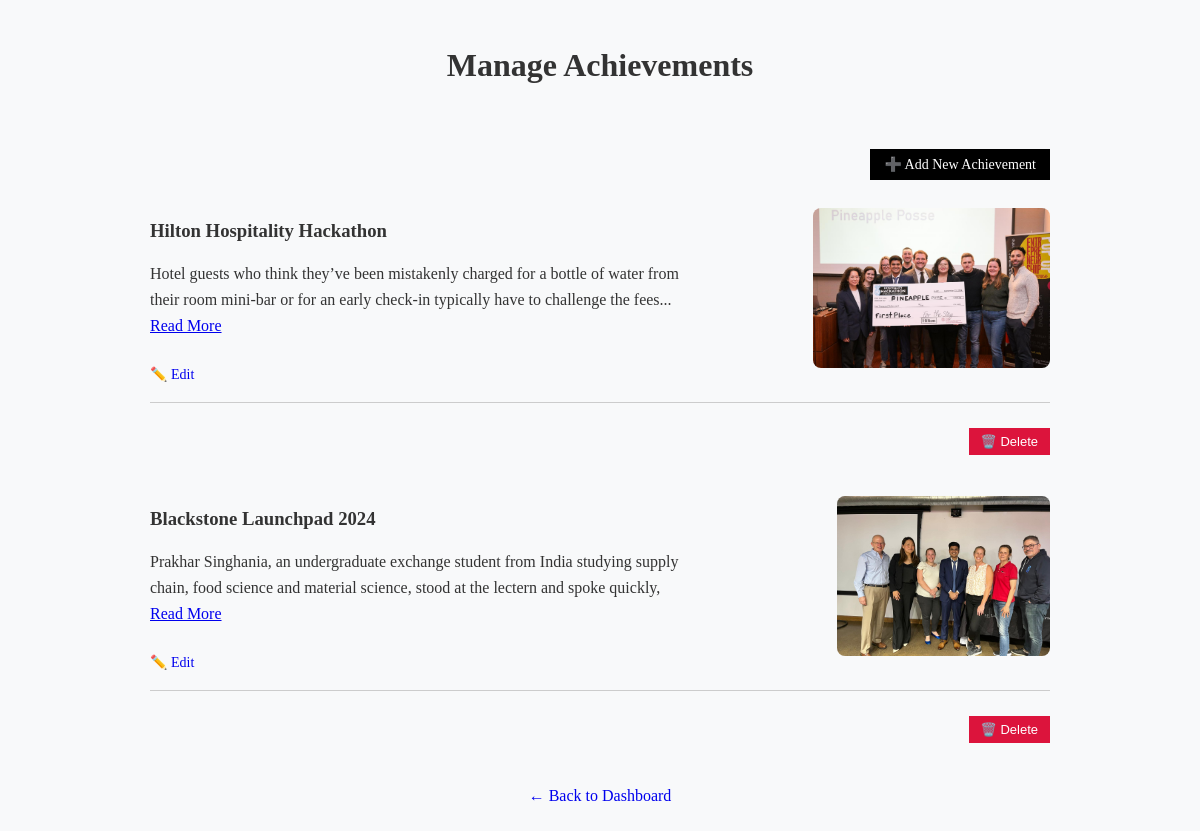
The app's page /admin/achievements (signed in) with its own data.
### tables this page shows
CREATE TABLE achievements (
            id INTEGER PRIMARY KEY AUTOINCREMENT,
            title TEXT NOT NULL,
            summary TEXT NOT NULL,
            link TEXT NOT NULL,
            image_filename TEXT
        );

### app.py (the view)
@app.route("/admin/achievements")
@login_required
def admin_achievements():
    conn = get_db_connection()
    achievements = conn.execute("SELECT * FROM achievements ORDER BY id DESC").fetchall()
    conn.close()
    return render_template("admin_achievements.html", achievements=achievements)

### app.py (called while the page is built)
def get_db_connection():
    conn = sqlite3.connect(DATABASE)
    conn.row_factory = sqlite3.Row
    return conn

def login_required(f):
    @wraps(f)
    def decorated_function(*args, **kwargs):
        if not session.get("admin_logged_in"):
            flash("Admin access required.", "warning")
            return redirect(url_for("admin_login"))
        return f(*args, **kwargs)
    return decorated_function

### templates/admin_achievements.html (shortened to what this page needs)
<!DOCTYPE html>
<html lang="en">
<head>
    <link rel="stylesheet" href="{{ url_for('static', filename='style.css') }}">
</head>
<body>
<header style="text-align: center; margin-top: 40px;">
    <h1 style="font-family: 'Times New Roman', serif;">Manage Achievements</h1>
</header>
<section style="max-width: 900px; margin: 40px auto; font-family: 'Times New Roman', serif;">
    <div style="text-align: right; margin-bottom: 20px;">
        <a href="{{ url_for('new_achievement') }}" style="padding: 8px 14px; background-color: black; color: white; text-decoration: none; font-size: 14px;">➕ Add New Achievement</a>
    </div>
    {% if achievements %}
        {% for ach in achievements %}
            <div style="display: flex; align-items: center; justify-content: space-between; margin-bottom: 25px; border-bottom: 1px solid #ccc; padding-bottom: 15px;">
                <div style="width: 60%;">
                    <h3 style="margin-bottom: 10px;">{{ ach['title'] }}</h3>
                    <p>{{ ach['summary'] }} <a href="{{ ach['link'] }}" target="_blank" class="text-primary">Read More</a></p>
                    <a href="{{ url_for('edit_achievement', id=ach['id']) }}" style="font-size: 14px; text-decoration: none; margin-top: 10px; display: inline-block;">✏️ Edit</a>
                </div>
                <div style="width: 35%; text-align: right;">
                    {% if ach['image_filename'] %}
                        <img src="{{ url_for('static', filename='uploads/' ~ ach['image_filename']) }}" alt="{{ ach['title'] }}" style="max-width: 100%; height: 160px; border-radius: 8px;">
                    {% endif %}
                </div>
            </div>
            <form action="{{ url_for('delete_achievement', id=ach['id']) }}" method="POST" style="text-align: right; margin-bottom: 30px;">
                <button type="submit" style="background-color: crimson; color: white; border: none; padding: 6px 12px; font-size: 13px; cursor: pointer;">🗑️ Delete</button>
            </form>
        {% endfor %}
    {% else %}
        <p>No achievements added yet.</p>
    {% endif %}
    <div style="text-align: center; margin-top: 40px;">
        <a href="{{ url_for('admin_dashboard') }}" style="text-decoration: none;">← Back to Dashboard</a>
    </div>
</section>
</body>
</html>

### static/style.css (style rules this page uses)
body { font-family: Arial, sans-serif; margin: 0; padding: 0; background-color: #f8f9fa; color: #333; line-height: 1.6; }
section { max-width: 800px; margin: auto; padding: 20px; }

### records on screen
achievements: title "Hilton Hospitality Hackathon", summary "Hotel guests who think they’ve been mistakenly charged for a bottle of water from their room mini-bar or for an early check-in typically have to challenge the fees...", image_filename (picture)
achievements: title "Blackstone Launchpad 2024", summary "Prakhar Singhania, an undergraduate exchange student from India studying supply chain, food science and material science, stood at the lectern and spoke quickly,", image_filename (picture)
